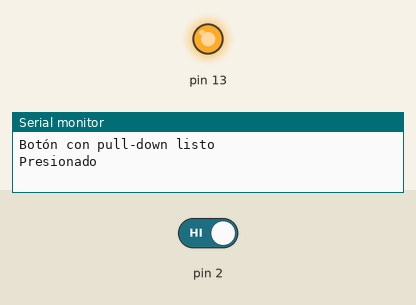
Simulated run of this sketch. Board: Arduino Uno, built with avr-gcc and run on an emulated ATmega328P. Shown: output pins drawn as LEDs (lit = HIGH), the last lines printed to the serial monitor. The inputs (shaded band) are chosen by the test bench; at power-on: pin 2 HIGH.

Above: at 1.2 s.
1.3 s: pin 2 driven LOW
At 2.3 s:
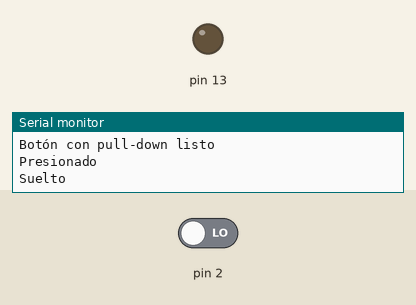
2.8 s: pin 2 driven HIGH
At 3.4 s:
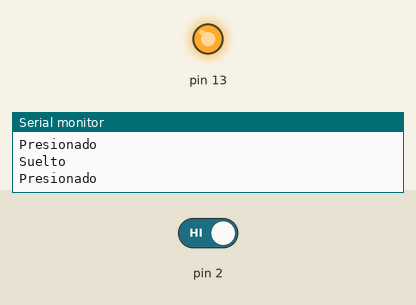
Timing chart, 0 to 5.8 s (numbered marks = the images above; inputs shaded):
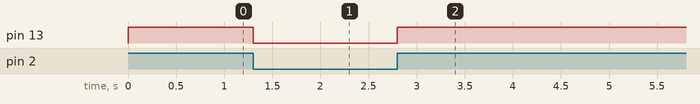

The sketch:

boton_pulldown.ino
```cpp
// Tarea T1: botón con resistencia pull-down. El botón une el pin 2 con 5V; una resistencia de 10 kΩ
// lleva el pin 2 a GND cuando está suelto. El LED del pin 13 se prende mientras el botón está presionado.
void setup() {
  pinMode(2, INPUT);
  pinMode(13, OUTPUT);
  Serial.begin(9600);
  Serial.println("Botón con pull-down listo");
}

int anterior = -1;

void loop() {
  int boton = digitalRead(2);
  digitalWrite(13, boton);
  if (boton != anterior) {
    Serial.println(boton == HIGH ? "Presionado" : "Suelto");
    anterior = boton;
  }
}
```

Measured:
- after the input at 1.3 s, pin 13: HIGH → LOW at once
- after the input at 2.8 s, pin 13: LOW → HIGH at once
